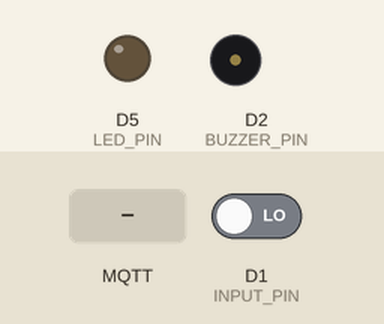
The sketch below on a simulated ESP8266 (NodeMCU). Shown: output pins drawn as LEDs (lit = HIGH), buzzer (waves = sounding). Inputs (shaded band) come from the test bench; at power-on: D1 (INPUT_PIN) LOW. WiFi joins after 1.5 s; servers stay silent unless stated; random numbers use the default seed unless the sketch sets one; no MQTT or app messages arrive unless stated; what the sketch prints to the serial monitor is not drawn.

Above: at 2.7 s.
2.8 s: MQTT message "1" arrives on the second subscribed topic
At 3.2 s:
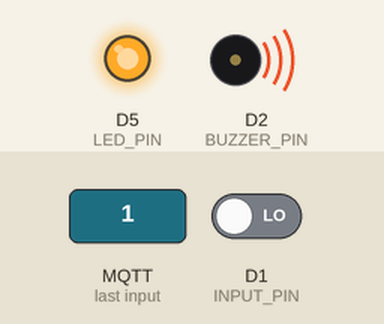
At 4.0 s:
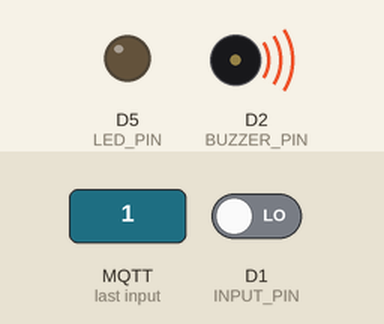
4.8 s: D1 (INPUT_PIN) driven HIGH
7.3 s: MQTT message "device/main" arrives on the first subscribed topic
9.3 s: MQTT message "device/reset" arrives on the first subscribed topic
Timing chart, 0 to 12.3 s (numbered marks = the images above; inputs shaded):
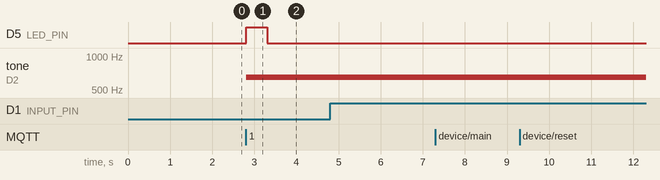

Measured:
- after the input at 2.8 s, D5 (LED_PIN): LOW → HIGH at once, → LOW 0.50 s later; tone on D2 (BUZZER_PIN): silent → 650 Hz at once
- after the input at 4.8 s, every drawn part: stays the same
- after the input at 7.3 s, every drawn part: stays the same
- after the input at 9.3 s, every drawn part: stays the same

The sketch:

client.ino
```cpp
#include <ESP8266WiFi.h>
#include <PubSubClient.h>


const int INPUT_PIN = D1;
const int LED_PIN = D5;
const int BUZZER_PIN = D2;
const int DELAY_TIME = 500;

// const char* ssid = "QVpVMBCE1UiMAsKJV7mR";
// const char* password = "Dn739Irws32eq2I72QxA";
const char ssid[] = "raspberry";  // For Debugging purposes
const char password[] = "raspberry";  // For Debugging purposes
const char mqtt_server[] = "10.42.0.1";
const char device_id[] = "4";

bool is_listening = true;

WiFiClient espClient;
PubSubClient client(espClient);


void setup_wifi() {
  // Connect to Raspberry's Wifi network

  delay(10);
  Serial.println();
  Serial.print("Connecting to ");
  Serial.println(ssid);

  WiFi.mode(WIFI_STA);
  WiFi.begin(ssid, password);

  while (WiFi.status() != WL_CONNECTED) {
    delay(500);
    Serial.print(".");
  }

  randomSeed(micros());

  Serial.println("");
  Serial.println("WiFi connected successfully!");
  Serial.print("IP address: ");
  Serial.println(WiFi.localIP());
}

void callback(char* topic, byte* payload, unsigned int length) {
  // Function to handle on message event

  Serial.print("[");
  Serial.print(topic);
  Serial.print("] ");
  for (int i = 0; i < length; i++) {
    Serial.print((char)payload[i]);
  }
  Serial.println();

  if ((String)topic == "device/main" && is_listening == true) {
    if ((char)payload[0] == device_id[0]) {
      // Button was pressed by this device

      // Logs for debug
      Serial.print("Button press from device id ");
      Serial.print((char)payload[0]);
      Serial.println(" was registered");
      Serial.println("(LED lights up and buzzer is Sounded)");

      // Update listening state
      is_listening = false;

      // Set LED and buzzer pin high for a moment
      digitalWrite(LED_PIN, HIGH);
      tone(BUZZER_PIN, 400); // A4
      delay(DELAY_TIME);
      tone(BUZZER_PIN, 500); // B4
      delay(DELAY_TIME);
      tone(BUZZER_PIN, 550); // C4
      delay(DELAY_TIME);
      tone(BUZZER_PIN, 600); // D4
      delay(DELAY_TIME);
      tone(BUZZER_PIN, 650); // E4
      delay(DELAY_TIME);
      digitalWrite(LED_PIN, LOW);
      digitalWrite(BUZZER_PIN, LOW);

    } else {
      // Button was pressed by some other device

      // Logs for debug
      Serial.print("Button press from device id ");
      Serial.print((char)payload[0]);
      Serial.println(" was registered");
      Serial.println("Stopped listening to updates on the device/main channel");

      // Update listening state
      is_listening = false;

      digitalWrite(LED_PIN, LOW);
      digitalWrite(BUZZER_PIN, LOW);

    }
  } else if ((String)topic == "device/reset") {
    if ((char)payload[0] == '1') {
      // If reset message is recieved on the device/reset topic to start listening

      // Log for debug
      Serial.println("Started listening to updates on the device/main channel");

      // Update listening state
      is_listening = true;

      // Turn on led and buzzer for a brief moment to show that the device is reset
      digitalWrite(LED_PIN, HIGH);
      tone(BUZZER_PIN, 650); // A4
      delay(DELAY_TIME);
      digitalWrite(LED_PIN, LOW);
      digitalWrite(BUZZER_PIN, LOW);
    }
  }

}

void reconnect() {
  // Loop until we're reconnected
  while (!client.connected()) {
    Serial.print("Attempting MQTT connection...");
    // Create a random client ID
    String clientId = "ESP8266Client-";
    clientId += String(random(0xffff), HEX);
    // Attempt to connect
    if (client.connect(clientId.c_str())) {
      Serial.println("Connected to MQTT broker!");
      // Once connected subscribe to the topics
      client.subscribe("device/main");
      client.subscribe("device/reset");
    } else {
      Serial.print("failed, rc=");
      Serial.print(client.state());
      Serial.println(" try again in 5 seconds");
      // Wait 5 seconds before retrying
      delay(5000);
    }
  }
}

void setup() {
  // Setup pins according to the circuit
  pinMode(INPUT_PIN, INPUT);
  pinMode(LED_PIN, OUTPUT);
  pinMode(BUZZER_PIN, OUTPUT);

  // MQTT client and WiFi setup
  Serial.begin(9600);
  setup_wifi();
  client.setServer(mqtt_server, 1883);
  client.setCallback(callback);
}

void loop() {

  if (!client.connected()) {
    reconnect();
  }
  client.loop();

  // Check if button is pressed
  if (digitalRead(INPUT_PIN) == HIGH) {
    // Log for debug
    Serial.println("Published device id to device/main");

    // Publish message to MQTT broker
    client.publish("device/main", device_id);
    delay(1000);
  }
}
```
